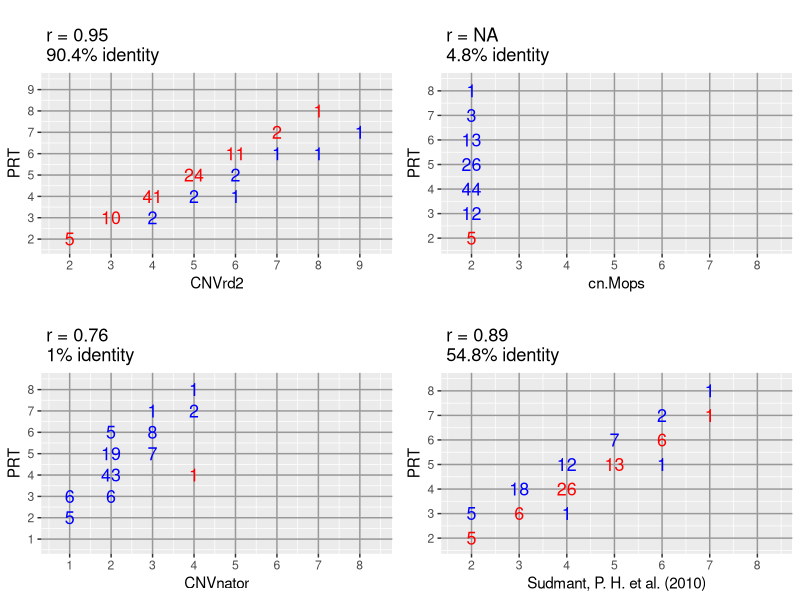

Generate this figure with R:
## ---- chunk 1
library('ggplot2')

library("gridExtra")

plot.inter <- function(x, y, xlab = NULL, ylab = NULL, main = NULL, xlim = NULL, ylim = NULL){
  x <- x
  y <- y
  zz1 <- data.frame()
  z <- data.frame(x, y)

  for (ii in min(x):max(x)){
    for (jj in min(y):max(y)){
              ltemp <- length(z[z[, 1] == ii &
                           z[, 2] == jj,1])
    if (ltemp > 0){
      z4 <- 5
                             
      zz1 <- rbind(zz1, c(ii, jj, ltemp, z4))
    }
            }
  }
  colnames(zz1) <- c("z1", "z2", "z3", "z4")
  zlength1 <- length(z[z[, 1] == z[, 2], 1])
  ztext1 <- paste(round(100*zlength1/length(x), 1), "% identity", sep ="")
  #theme_set(theme_grey(16))

    colZZ <- ifelse(zz1$z1 == zz1$z2, "red", "blue")

  
  p1 <- ggplot(data = zz1, aes(z1, z2), show_guide = TRUE) +
#      geom_point(aes(size = 1, alpha = 0.9), show_guide = FALSE)  +
          geom_text(data = zz1, aes(z1, z2, label = z3
                        #,                        colour = 'blue'
                        #, vjust = 0.1, hjust = 0.1
#                        , face = "bold"
                        ,size = 0.1), colour = as.factor(colZZ), show_guide = FALSE )  +
                            coord_cartesian(xlim = xlim, ylim = ylim) + xlab(xlab) + ylab(ylab) + ggtitle(paste(main, "\n",ztext1)) + theme(panel.grid.major = element_line(colour = "#999999")) +
                                scale_y_continuous(breaks=c(0, 1,2, 3,4, 5, 6, 7,8, 9, 10, 11)) +
                                    scale_x_continuous(breaks=c(0, 1,2, 3, 4, 5, 6, 7, 8, 9, 10, 11))
#size = factor(z3)
  return(p1)
}

## ---- chunk 2
bb <- read.table("Join.DEFB103.CNVrd2.PRT.cnmops.CNVnator.Peter.txt", row.names=1)

### Name columns
nameAll <- c("CNVrd2", "PRT",  "cn.Mops", "CNVnator", "Sudmant, P. H. et al. (2010)")
## ---- chunk 3
### Choose columns 1 and 2
ii = 1; jj = 2

### Make a temporary data.frame
bbTemp <- bb

bbTemp <- bbTemp[!is.na(bbTemp[, ii]) & !is.na(bbTemp[, jj]),]

### Choose max, min of all CN classes to set xlim and ylim
xy <- range(c(bbTemp[, ii], bbTemp[, jj]))

### Plot
p1 <- plot.inter(x = bbTemp[, ii], y = bbTemp[, jj], xlab = nameAll[ii],
                 ylab = nameAll[jj ],
                 xlim = c(xy[1] - 0.3, xy[2] + 0.4),
                 ylim = c(xy[1] - 0.3, xy[2] + 0.4),
                 main = paste("\n r = ", round(cor(bbTemp[, ii], bbTemp[, jj]), 2), sep = ""))

### Note: it's more reasonable to use the Spearman method: cor(bbTemp[, ii], bbTemp[, jj], method = "spearman")

ii = 3

bbTemp <- bb

bbTemp <- bbTemp[!is.na(bbTemp[, ii]) & !is.na(bbTemp[, jj]),]

xy <- range(c(bbTemp[, ii], bbTemp[, jj]))

p2 <- plot.inter(x = bbTemp[, ii], y = bbTemp[, jj], xlab = nameAll[ii],
                 ylab = nameAll[jj ],
                 xlim = c(xy[1] - 0.3, xy[2] + 0.4),
                 ylim = c(xy[1] - 0.3, xy[2] + 0.4),
                 main = paste("\n r = ", round(cor(bbTemp[, ii], bbTemp[, jj]), 2), sep = ""))

ii = 4
bbTemp <- bb
bbTemp <- bbTemp[!is.na(bbTemp[, ii]) & !is.na(bbTemp[, jj]),]

xy <- range(c(bbTemp[, ii], bbTemp[, jj]))


p3 <- plot.inter(x = bbTemp[, ii], y = bbTemp[, jj], xlab = nameAll[ii],
                 ylab = nameAll[jj ],
                 xlim = c(xy[1] - 0.3, xy[2] + 0.4),
                 ylim = c(xy[1] - 0.3, xy[2] + 0.4),
                 main = paste("\n r = ", round(cor(bbTemp[, ii], bbTemp[, jj]), 2), sep = ""))



ii = 5

bbPTemp <- bb

bbPTemp <- bbPTemp[!is.na(bbPTemp[, ii]) & !is.na(bbPTemp[, jj]),]

xy <- range(c(bbPTemp[, ii], bbPTemp[, jj]))


p4 <- plot.inter(x = bbPTemp[, ii], y = bbPTemp[, jj], xlab = nameAll[ii],
                 ylab = nameAll[jj ],
                 xlim = c(xy[1] - 0.3, xy[2] + 0.4),
                 ylim = c(xy[1] - 0.3, xy[2] + 0.4),
                 main = paste("\n r = ", round(cor(bbPTemp[, ii], bbPTemp[, jj]), 2), sep = ""))


########Plot all results
grid.arrange(p1, p2, p3, p4,   nrow = 2)
